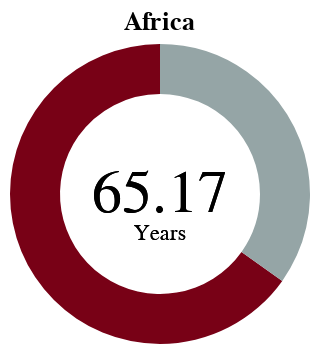

Specify this chart in Vega-Lite:
### Vega-Lite specification from a JSON file in a GitHub repository (floating-point values rounded to 4 significant figures)
{"$schema": "https://vega.github.io/schema/vega-lite/v5.json", "width": 150, "height": 150, "config": {"view": {"stroke": null}, "font": "'Lucida Sans', 'Lucida Sans Regular', 'Lucida Grande', 'Lucida Sans Unicode', Geneva, Verdana, sans-serif"}, "title": {"text": "Africa"}, "data": {"values": [{"Continent": "Africa", "Avg_LE": "65.16819855"}, {"Continent": "Remaining", "Avg_LE": "34.83180145"}]}, "layer": [{"mark": {"type": "arc", "innerRadius": 50}}, {"mark": {"type": "text", "text": "65.17", "fontSize": 30}, "encoding": {"color": {"value": "black"}}}, {"mark": {"type": "text", "text": "Years", "dy": 20}, "encoding": {"color": {"value": "black"}}}], "encoding": {"theta": {"field": "Avg_LE", "type": "quantitative"}, "color": {"field": "Continent", "type": "nominal", "legend": null, "scale": {"domain": ["Africa", "Remaining"], "range": ["#780116", "#95A5A6"]}}, "tooltip": [{"field": "Continent", "type": "nominal", "title": "Continent"}, {"field": "Avg_LE", "type": "quantitative", "title": "Life Expectancy (years)", "format": ".2f"}]}}
